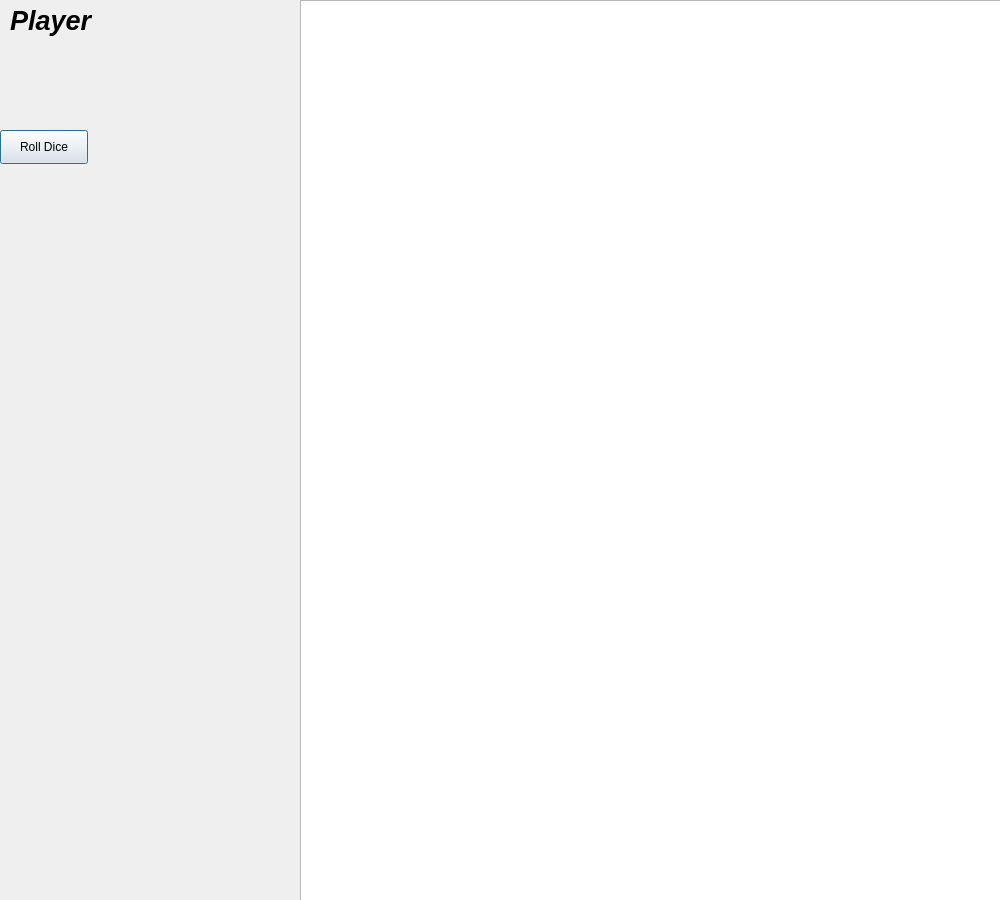
<?xml version="1.0" encoding="UTF-8"?>
<ui version="4.0">
 <class>SnakesAndLaddersGameForm</class>
 <widget class="QDialog" name="SnakesAndLaddersGameForm">
  <property name="geometry">
   <rect>
    <x>0</x>
    <y>0</y>
    <width>1000</width>
    <height>900</height>
   </rect>
  </property>
  <property name="windowTitle">
   <string>SnakesAndLaddersGameForm</string>
  </property>
  <widget class="QFrame" name="frame">
   <property name="geometry">
    <rect>
     <x>300</x>
     <y>0</y>
     <width>701</width>
     <height>901</height>
    </rect>
   </property>
   <property name="frameShape">
    <enum>QFrame::StyledPanel</enum>
   </property>
   <property name="frameShadow">
    <enum>QFrame::Raised</enum>
   </property>
   <widget class="QGraphicsView" name="graphicsView">
    <property name="geometry">
     <rect>
      <x>0</x>
      <y>0</y>
      <width>701</width>
      <height>901</height>
     </rect>
    </property>
   </widget>
  </widget>
  <widget class="QLabel" name="label">
   <property name="geometry">
    <rect>
     <x>10</x>
     <y>0</y>
     <width>111</width>
     <height>41</height>
    </rect>
   </property>
   <property name="font">
    <font>
     <pointsize>20</pointsize>
     <weight>75</weight>
     <italic>true</italic>
     <bold>true</bold>
    </font>
   </property>
   <property name="text">
    <string>Player</string>
   </property>
  </widget>
  <widget class="QPushButton" name="btnRollDice">
   <property name="geometry">
    <rect>
     <x>0</x>
     <y>130</y>
     <width>88</width>
     <height>34</height>
    </rect>
   </property>
   <property name="text">
    <string>Roll Dice</string>
   </property>
  </widget>
 </widget>
 <resources/>
 <connections/>
</ui>
